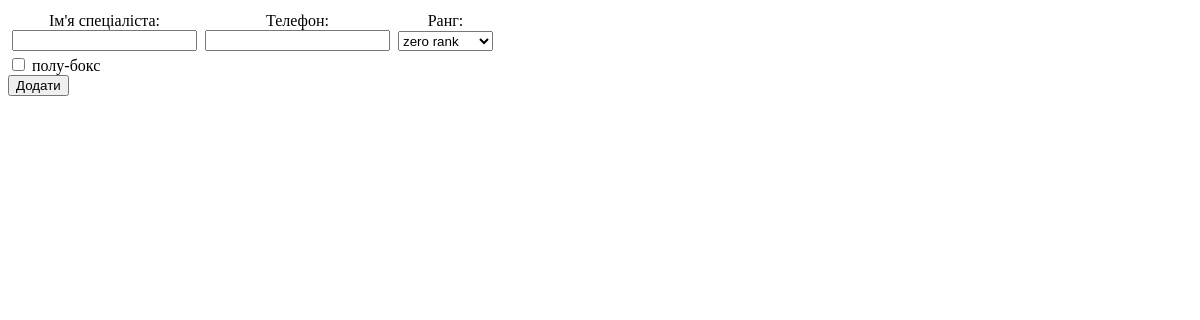
/panel/specialists/, run on an earlier commit of the app's database.
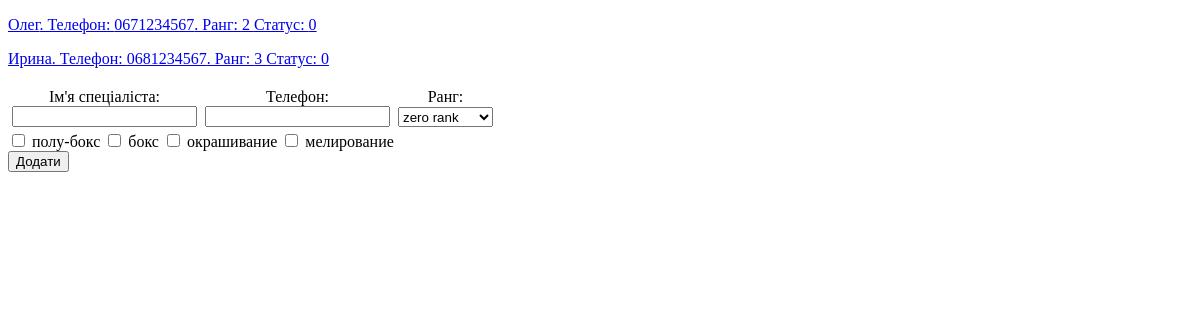
And on a later commit of the database.
### salon/models.py (models this page shows)
class Services(models.Model):
    name = models.CharField(max_length=150)
    price = models.IntegerField()
    duration = models.IntegerField()

class Master(models.Model):
    RANK_CHOISES = (
        (0, 'zero rank'),
        (1, 'first rank'),
        (2, 'second rank'),
        (3, 'third rank')
    )
    name = models.CharField(max_length=150)
    phone = models.CharField(max_length=150)
    status = models.IntegerField(default=0)
    rank = models.IntegerField(default=0, choices=RANK_CHOISES)
    services = models.ManyToManyField(Services, blank=True, null=True, through='Master_Services')

### administrator/views.py (the view, shortened to what this page needs)
# urls.py: path('panel/specialists/', administrator.views.specialists),
def specialists(request):
    specialists = Master.objects.all()
    services = Services.objects.all()
    return render(request, 'admin_specialists.html', context={'specialists': specialists, 'services': services})

### templates/admin_specialists.html (shortened to what this page needs)
<!DOCTYPE html>
<html lang="en">
<head>
</head>
<body>
{% for specialist in specialists %}
    <p><a href="/panel/specialists/{{ specialist.id }}/">{{ specialist.name }}. Телефон: {{ specialist.phone }}.
        Ранг: {{ specialist.rank }} Статус: {{ specialist.status }}</a></p>
{% endfor %}
<form id="form" action="" method="post">
    <div id="input_fields">
        <div id="one_input_field">
            <label for="specialist_name">Ім'я спеціаліста:</label>
            <input type="text" id="specialist_name" name="specialist_name">
        </div>
        <div id="one_input_field">
            <label for="specialist_phone">Телефон:</label>
            <input type="text" id="specialist_phone" name="specialist_phone">
        </div>
        <div id="one_input_field">
            <label for="specialist_rank">Ранг:</label>
            <select name="specialist_rank">
  <option value="0">zero rank</option>
</select>
        </div>
    </div>
    <div id="services">
        {% for service in services %}
  <label>
    <input type="checkbox" name="service_{{ service.id }}">
      {{ service.name }}
  </label>
{% endfor %}
    </div>
    <button type="submit">Додати</button>
</form>
</body>
</html>

What changed in the data, as far as the page shows it:
added Master: name "Олег", phone "0671234567", rank "2", status "0"
added Master: name "Ирина", phone "0681234567", rank "3", status "0"
added Services: name "бокс"
added Services: name "окрашивание"
added Services: name "мелирование"
